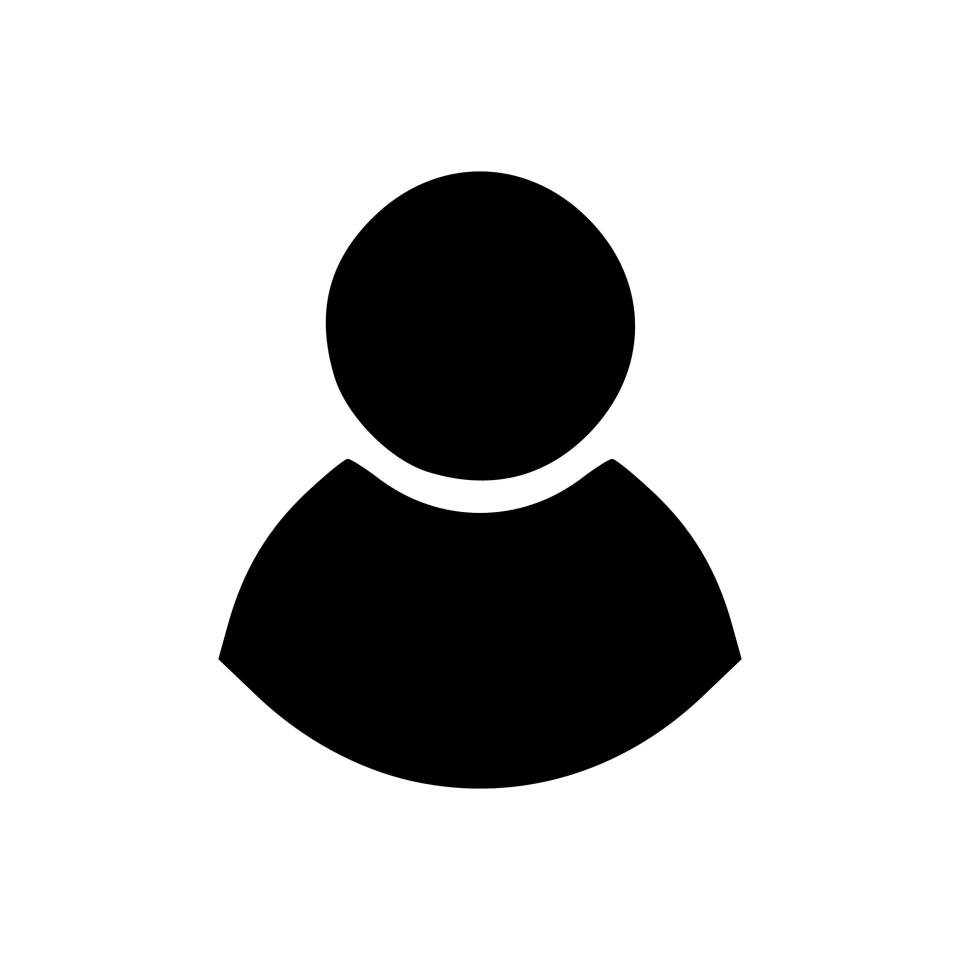
#> input picture capstone-projects/cookiedu-online-courses/online-courses-web/client/images/user_manager.jpg, 1920 x 1920 px (shown at 1/2 size)
$ python -i Chapter03.py   (imports and definitions only)   (older library calls are emulated)
#> lines starting #> are read from the running program, lines starting #| are printed output that depends on the picture
#> further down, picture is the input picture: shape (1920, 1920, 3); min 0, max 255, mean 200.2
import numpy as np
import cv2

L = 256


# [172 lines left out: functions Negative, Logarit, Power, PiecewiseLinear, Histogram, HistEqual and 5 more, not called in this run]


def LowpassGauss(imgin):
    imgout = cv2.GaussianBlur(imgin, (43, 43), 7.0)
    return imgout


def MedianFilter(imgin):
    imgout = cv2.medianBlur(imgin, 7)
    return imgout


# [11 lines left out: function Sharpen, not called in this run]


def Gradient(imgin):
    sobel_x = np.array([[-1, -2, -1], [0, 0, 0], [1, 2, 1]])
    sobel_y = np.array([[-1, 0, 1], [-2, 0, 2], [-1, 0, 1]])

    # Đạo hàm cấp 1 theo hướng x
    mygx = cv2.filter2D(imgin, cv2.CV_32FC1, sobel_x)
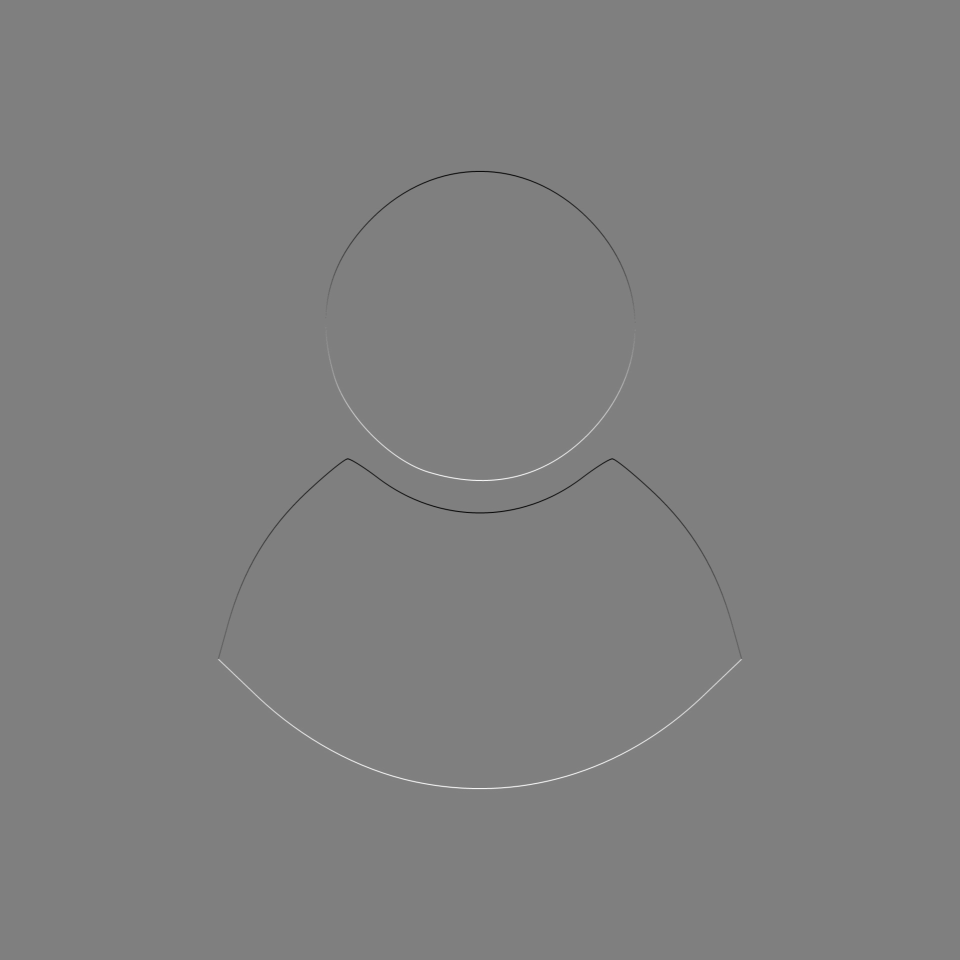
#> mygx: shape (1920, 1920, 3) float32 (shown at 1/2 size); min -1020, max 1017, mean 0; drawn with min black and max white
    # Đạo hàm cấp 1 theo hướng y
    mygy = cv2.filter2D(imgin, cv2.CV_32FC1, sobel_y)

    # Lưu ý: cv2.Sobel có hướng x nằm ngang
    # ngược lại với sách Digital Image Processing
    gx = cv2.Sobel(imgin, cv2.CV_32FC1, dx=1, dy=0)
    gy = cv2.Sobel(imgin, cv2.CV_32FC1, dx=0, dy=1)

    imgout = abs(gx) + abs(gy)
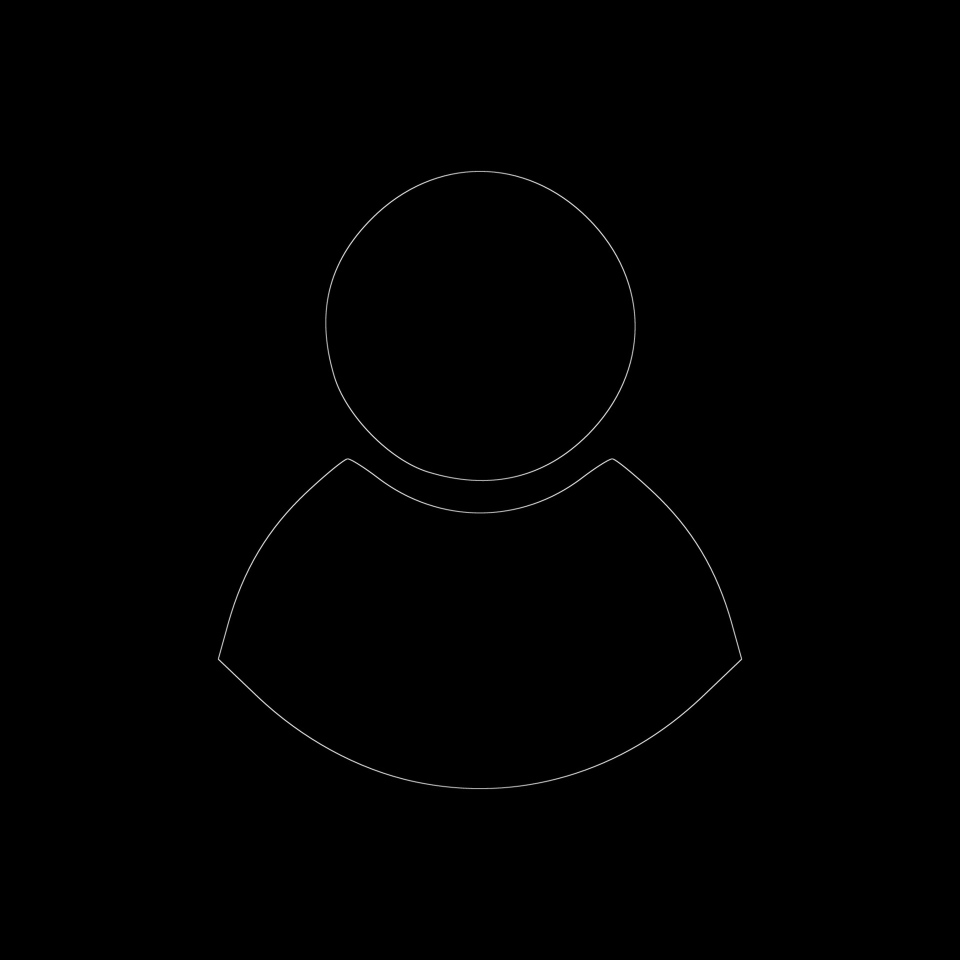
#> imgout: shape (1920, 1920, 3) float32 (shown at 1/2 size); min 0, max 1438, mean 3.4; drawn with min black and max white
    imgout = np.clip(imgout, 0, L - 1)
    imgout = imgout.astype(np.uint8)
    return imgout

>>> import cv2
>>> picture = cv2.imread('../../cookiedu-online-courses/online-courses-web/client/images/user_manager.jpg')
>>> result = Gradient(picture)
